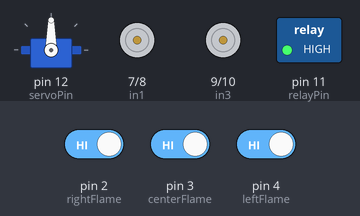
Simulated run of this sketch. Board: Arduino Uno, built with avr-gcc and run on an emulated ATmega328P. Shown: servo, motor-driver pin pairs drawn as motors (green arrow = first pin HIGH = forward, orange = second pin HIGH = backward, longer = more drive, scaled by the enable pin), switched loads named in the sketch (green lamp = pin HIGH). The test bench sets the inputs (shaded band); at power-on: pin 3 (centerFlame) HIGH, pin 2 (rightFlame) HIGH, pin 4 (leftFlame) HIGH.

Above: at 1.2 s.
1.3 s: pin 3 (centerFlame) driven LOW
At 1.7 s:
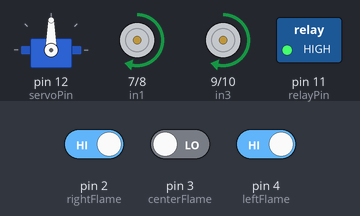
4.3 s: pin 3 (centerFlame) driven HIGH
At 5.0 s:
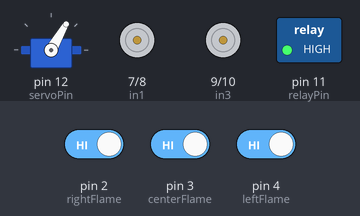
6.0 s: pin 2 (rightFlame) driven LOW
At 7.0 s:
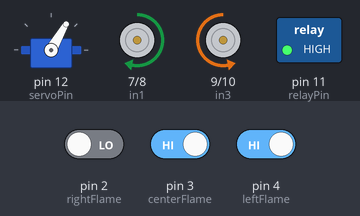
7.5 s: pin 4 (leftFlame) driven LOW
At 8.1 s:
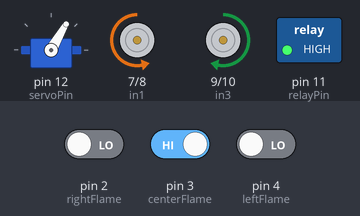
9.0 s: pin 3 (centerFlame) driven LOW
At 9.3 s:
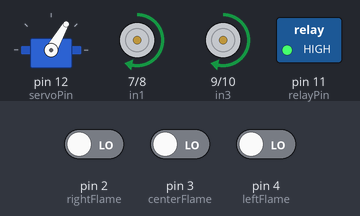
Timing chart, 0 to 13.0 s (numbered marks = the images above; inputs shaded):
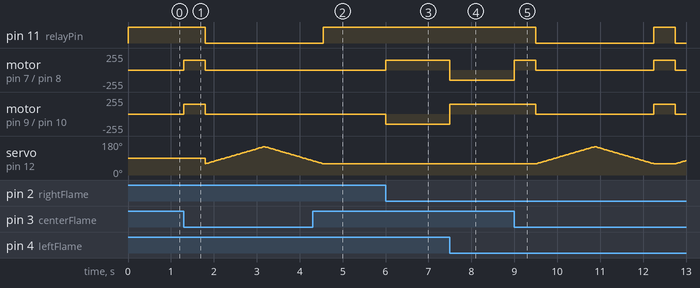

The sketch:

fire_fighting_robot.ino
```cpp
#include <Servo.h>

// ================= MOTOR PINS =================
const int in1 = 7;
const int in2 = 8;
const int in3 = 9;
const int in4 = 10;
const int ena = 5;
const int enb = 6;

// ================= FLAME SENSORS ==============
const int rightFlame  = 2;
const int centerFlame = 3;
const int leftFlame   = 4;

// ================= SERVO & RELAY ==============
const int servoPin = 12;
const int relayPin = 11;

Servo myServo;

void setup() {

  pinMode(in1, OUTPUT);
  pinMode(in2, OUTPUT);
  pinMode(in3, OUTPUT);
  pinMode(in4, OUTPUT);
  pinMode(ena, OUTPUT);
  pinMode(enb, OUTPUT);

  pinMode(rightFlame, INPUT);
  pinMode(centerFlame, INPUT);
  pinMode(leftFlame, INPUT);

  pinMode(relayPin, OUTPUT);
  digitalWrite(relayPin, HIGH);   // Pump OFF

  analogWrite(ena, 150);
  analogWrite(enb, 150);

  myServo.attach(servoPin);
  myServo.write(90);

  stopMotors();
}

void loop() {

  int rightValue  = digitalRead(rightFlame);
  int centerValue = digitalRead(centerFlame);
  int leftValue   = digitalRead(leftFlame);

  // 🔥 If flame on left → rotate left
  if (leftValue == LOW && centerValue == HIGH) {
    turnLeft();
  }

  // 🔥 If flame on right → rotate right
  else if (rightValue == LOW && centerValue == HIGH) {
    turnRight();
  }

  // 🔥 If flame centered → move forward
  else if (centerValue == LOW) {

    moveForward();
    delay(500);      // Move little forward
    stopMotors();
    sprayWater();    // Then spray
  }

  // ❌ No flame
  else {
    stopMotors();
    digitalWrite(relayPin, HIGH);
  }
}

// ================= MOTOR FUNCTIONS ============

void moveForward() {
  digitalWrite(in1, HIGH);
  digitalWrite(in2, LOW);
  digitalWrite(in3, HIGH);
  digitalWrite(in4, LOW);
}

void turnLeft() {
  digitalWrite(in1, LOW);
  digitalWrite(in2, HIGH);
  digitalWrite(in3, HIGH);
  digitalWrite(in4, LOW);
}

void turnRight() {
  digitalWrite(in1, HIGH);
  digitalWrite(in2, LOW);
  digitalWrite(in3, LOW);
  digitalWrite(in4, HIGH);
}

void stopMotors() {
  digitalWrite(in1, LOW);
  digitalWrite(in2, LOW);
  digitalWrite(in3, LOW);
  digitalWrite(in4, LOW);
}

// ================= SPRAY FUNCTION =============

void sprayWater() {

  digitalWrite(relayPin, LOW);  // Pump ON

  for (int angle = 60; angle <= 150; angle++) {
    myServo.write(angle);
    delay(15);
  }

  for (int angle = 150; angle >= 60; angle--) {
    myServo.write(angle);
    delay(15);
  }

  digitalWrite(relayPin, HIGH);  // Pump OFF
}
```

Measured:
- after the input at 1.3 s, pin 11 (relayPin): HIGH → LOW after 0.50 s; motor on pin 7 (in1) / pin 8 (in2), motor on pin 9 (in3) / pin 10 (in4): stopped → forward 150/255 at once, → stopped 0.50 s later
- after the input at 4.3 s, pin 11 (relayPin): goes on until 4.5 s, then stays HIGH; motor on pin 7 (in1) / pin 8 (in2), motor on pin 9 (in3) / pin 10 (in4): stays stopped (without the input it goes to forward 150/255 after 0.24 s); servo on pin 12 (servoPin): goes on until 4.5 s, then stays 60°
- after the input at 6.0 s, motor on pin 7 (in1) / pin 8 (in2): stopped → forward 150/255 at once; motor on pin 9 (in3) / pin 10 (in4): stopped → backward 150/255 at once
- after the input at 7.5 s, motor on pin 7 (in1) / pin 8 (in2): forward 150/255 → backward 150/255 at once; motor on pin 9 (in3) / pin 10 (in4): backward 150/255 → forward 150/255 at once
- after the input at 9.0 s, pin 11 (relayPin): HIGH → LOW after 0.50 s, → HIGH 2.7 s later, → LOW 0.50 s later; motor on pin 7 (in1) / pin 8 (in2): alternates forward 150/255 for 0.50 s and stopped for 2.7 s, starting at once; motor on pin 9 (in3) / pin 10 (in4): forward 150/255 → stopped after 0.50 s, → forward 150/255 2.7 s later, → stopped 0.50 s later
